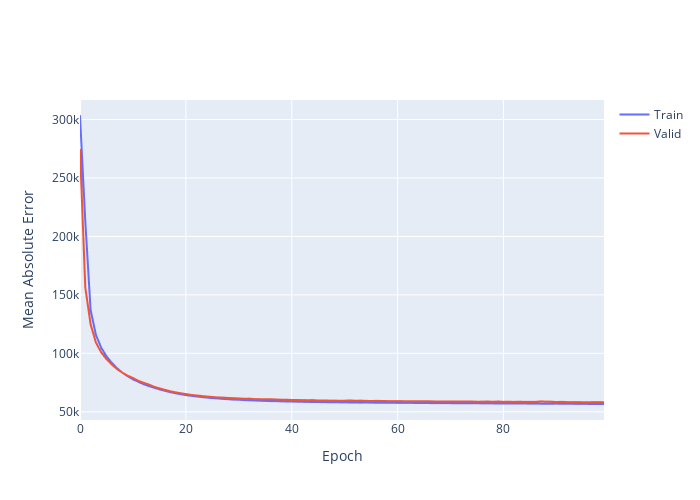

Write notebook code for a chart like this one.
### Code cell
# Visual representation to make a simpler way of verifying model using mean absolute error
fig = go.Figure()

fig.add_trace(go.Scattergl(y=history.history['mae'],
                    name='Train'))

fig.add_trace(go.Scattergl(y=history.history['val_mae'],
                    name='Valid'))

fig.update_layout(height=500, width=700,
                  xaxis_title='Epoch',
                  yaxis_title='Mean Absolute Error')

fig.show()
